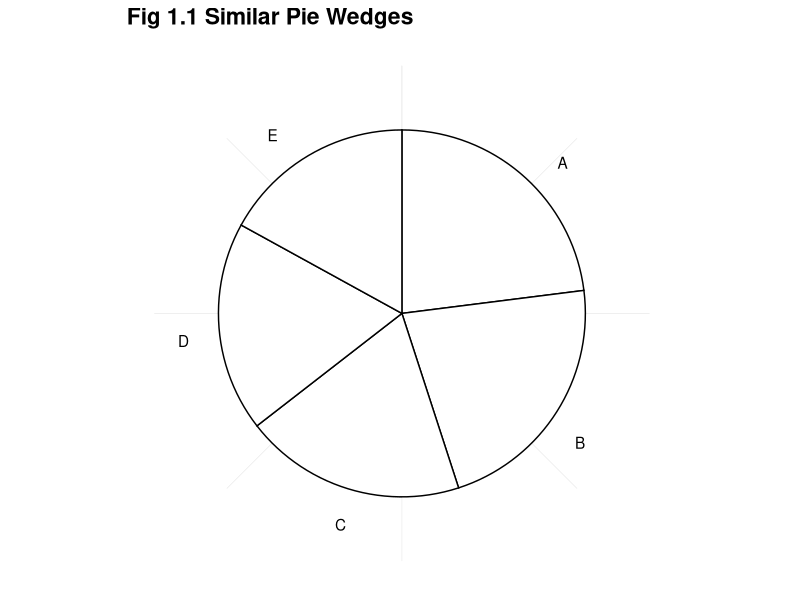
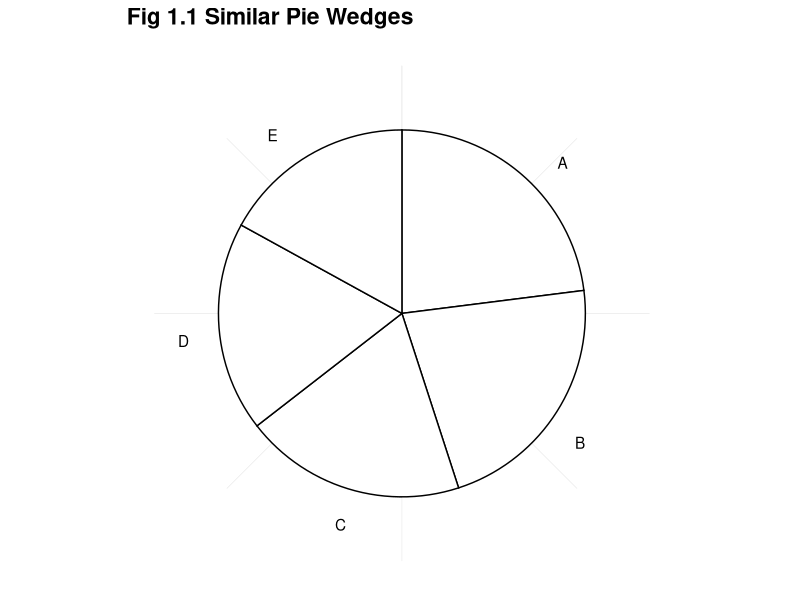

These charts were generated, in order, by the following R code:
library(ggplot2)

this_base <- "fig01-01_similar-pie-wedges"

my_data <- data.frame(
  variable = c("A", "B", "C", "D", "E"), 
  value = c(23, 22, 19.5, 18.5, 17))

p <- ggplot(my_data, aes(x = factor(1), y = value)) +
  geom_bar(width = 1, colour = "black", fill = "white", stat = "identity") + 
  geom_text(aes(x = 1.7, y = cumsum(value) - 10, label = variable)) +
  coord_polar(theta = "y") + 
  ggtitle("Fig 1.1 Similar Pie Wedges") +
  theme_bw() +
  theme(panel.grid.major = element_blank(),
        panel.border = element_blank(),
        plot.title = element_text(size = rel(1.5), face = "bold"),
        axis.title = element_blank(),
        axis.text = element_blank(),
        axis.ticks = element_blank())

p

ggsave(paste0(this_base, ".png"), p, width = 6, height = 5)
